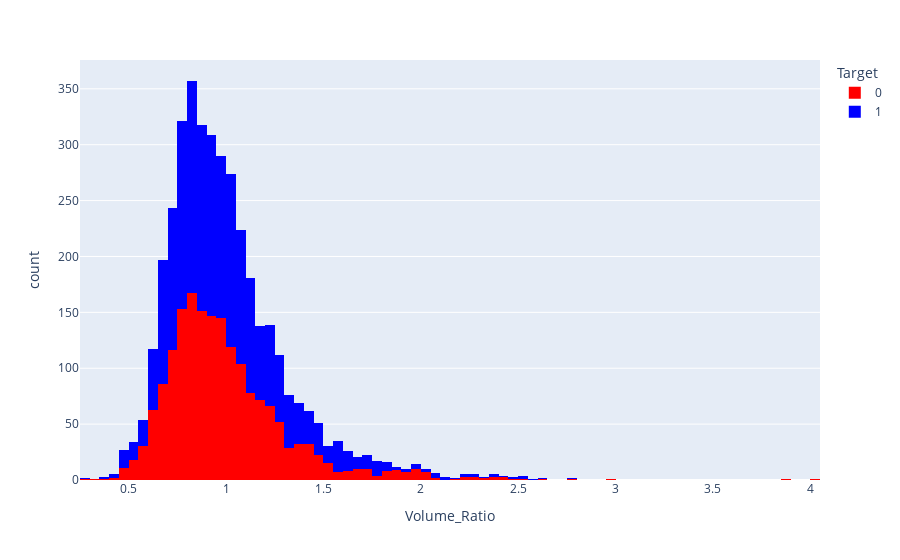

Notebook cell for this chart:
### Code cell
px.histogram(stock_df, x = 'Volume_Ratio', color = 'Target', color_discrete_sequence = ['red', 'blue'])

### Figure 1 — Plotly figure (JSON) as saved in the notebook; plotly's stock layout.template omitted (floating-point values rounded to 4 significant figures; data arrays with more than 128 entries replaced by an {"elided": "..."} marker saying what was removed)
{"data": [{"bingroup": "x", "hovertemplate": "Target=0<br>Volume_Ratio=%{x}<br>count=%{y}<extra></extra>", "legendgroup": "0", "marker": {"color": "red", "pattern": {"shape": ""}}, "name": "0", "orientation": "v", "showlegend": true, "type": "histogram", "x": {"elided": "1817 float values"}, "xaxis": "x", "yaxis": "y"}, {"bingroup": "x", "hovertemplate": "Target=1<br>Volume_Ratio=%{x}<br>count=%{y}<extra></extra>", "legendgroup": "1", "marker": {"color": "blue", "pattern": {"shape": ""}}, "name": "1", "orientation": "v", "showlegend": true, "type": "histogram", "x": {"elided": "2048 float values"}, "xaxis": "x", "yaxis": "y"}], "layout": {"barmode": "relative", "legend": {"title": {"text": "Target"}, "tracegroupgap": 0}, "margin": {"t": 60}, "xaxis": {"anchor": "y", "domain": [0, 1], "title": {"text": "Volume_Ratio"}}, "yaxis": {"anchor": "x", "domain": [0, 1], "title": {"text": "count"}}}}
